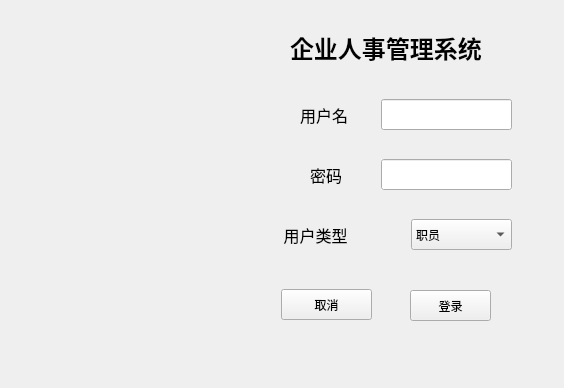
<?xml version="1.0" encoding="UTF-8"?>
<ui version="4.0">
 <class>MainWindow</class>
 <widget class="QMainWindow" name="MainWindow">
  <property name="geometry">
   <rect>
    <x>0</x>
    <y>0</y>
    <width>564</width>
    <height>388</height>
   </rect>
  </property>
  <property name="windowTitle">
   <string>MainWindow</string>
  </property>
  <property name="inputMethodHints">
   <set>Qt::ImhHiddenText|Qt::ImhNoAutoUppercase|Qt::ImhNoPredictiveText</set>
  </property>
  <widget class="QWidget" name="centralWidget">
   <widget class="QLabel" name="login_userName">
    <property name="geometry">
     <rect>
      <x>300</x>
      <y>100</y>
      <width>51</width>
      <height>31</height>
     </rect>
    </property>
    <property name="text">
     <string>&lt;html&gt;&lt;head/&gt;&lt;body&gt;&lt;p&gt;&lt;span style=&quot; font-size:12pt;&quot;&gt;用户名&lt;/span&gt;&lt;/p&gt;&lt;/body&gt;&lt;/html&gt;</string>
    </property>
    <property name="buddy">
     <cstring>login_lineEdit_userName</cstring>
    </property>
   </widget>
   <widget class="QLabel" name="login_passwd">
    <property name="geometry">
     <rect>
      <x>310</x>
      <y>160</y>
      <width>31</width>
      <height>31</height>
     </rect>
    </property>
    <property name="text">
     <string>&lt;html&gt;&lt;head/&gt;&lt;body&gt;&lt;p&gt;&lt;span style=&quot; font-size:12pt;&quot;&gt;密码&lt;/span&gt;&lt;/p&gt;&lt;/body&gt;&lt;/html&gt;</string>
    </property>
    <property name="buddy">
     <cstring>login_lineEdit_passwd</cstring>
    </property>
   </widget>
   <widget class="QLabel" name="login_userType">
    <property name="geometry">
     <rect>
      <x>280</x>
      <y>220</y>
      <width>71</width>
      <height>31</height>
     </rect>
    </property>
    <property name="lineWidth">
     <number>2</number>
    </property>
    <property name="text">
     <string>&lt;html&gt;&lt;head/&gt;&lt;body&gt;&lt;p&gt;&lt;span style=&quot; font-size:12pt;&quot;&gt;用户类型&lt;/span&gt;&lt;/p&gt;&lt;/body&gt;&lt;/html&gt;</string>
    </property>
    <property name="alignment">
     <set>Qt::AlignCenter</set>
    </property>
    <property name="wordWrap">
     <bool>false</bool>
    </property>
    <property name="buddy">
     <cstring>login_comboBox_userType</cstring>
    </property>
   </widget>
   <widget class="QLabel" name="title_login">
    <property name="geometry">
     <rect>
      <x>290</x>
      <y>30</y>
      <width>211</width>
      <height>31</height>
     </rect>
    </property>
    <property name="text">
     <string>&lt;html&gt;&lt;head/&gt;&lt;body&gt;&lt;p&gt;&lt;span style=&quot; font-size:18pt; font-weight:600;&quot;&gt;企业人事管理系统&lt;/span&gt;&lt;/p&gt;&lt;/body&gt;&lt;/html&gt;</string>
    </property>
   </widget>
   <widget class="QLineEdit" name="login_lineEdit_userName">
    <property name="geometry">
     <rect>
      <x>381</x>
      <y>99</y>
      <width>131</width>
      <height>31</height>
     </rect>
    </property>
   </widget>
   <widget class="QLineEdit" name="login_lineEdit_passwd">
    <property name="geometry">
     <rect>
      <x>381</x>
      <y>159</y>
      <width>131</width>
      <height>31</height>
     </rect>
    </property>
    <property name="autoFillBackground">
     <bool>true</bool>
    </property>
    <property name="inputMethodHints">
     <set>Qt::ImhHiddenText|Qt::ImhNoAutoUppercase|Qt::ImhNoPredictiveText</set>
    </property>
   </widget>
   <widget class="QComboBox" name="login_comboBox_userType">
    <property name="geometry">
     <rect>
      <x>411</x>
      <y>219</y>
      <width>101</width>
      <height>31</height>
     </rect>
    </property>
    <item>
     <property name="text">
      <string>职员</string>
     </property>
     <property name="icon">
      <iconset theme="blue">
       <normaloff/>
      </iconset>
     </property>
    </item>
    <item>
     <property name="text">
      <string>管理员 </string>
     </property>
    </item>
   </widget>
   <widget class="QPushButton" name="login_cancel">
    <property name="geometry">
     <rect>
      <x>281</x>
      <y>289</y>
      <width>91</width>
      <height>31</height>
     </rect>
    </property>
    <property name="text">
     <string>取消</string>
    </property>
    <property name="autoDefault">
     <bool>true</bool>
    </property>
   </widget>
   <widget class="QPushButton" name="login_login">
    <property name="geometry">
     <rect>
      <x>410</x>
      <y>290</y>
      <width>81</width>
      <height>31</height>
     </rect>
    </property>
    <property name="text">
     <string>登录</string>
    </property>
    <property name="checkable">
     <bool>true</bool>
    </property>
    <property name="checked">
     <bool>false</bool>
    </property>
    <property name="autoDefault">
     <bool>true</bool>
    </property>
   </widget>
  </widget>
 </widget>
 <layoutdefault spacing="6" margin="11"/>
 <resources/>
 <connections>
  <connection>
   <sender>login_cancel</sender>
   <signal>clicked()</signal>
   <receiver>MainWindow</receiver>
   <slot>close()</slot>
   <hints>
    <hint type="sourcelabel">
     <x>308</x>
     <y>296</y>
    </hint>
    <hint type="destinationlabel">
     <x>158</x>
     <y>262</y>
    </hint>
   </hints>
  </connection>
 </connections>
</ui>
